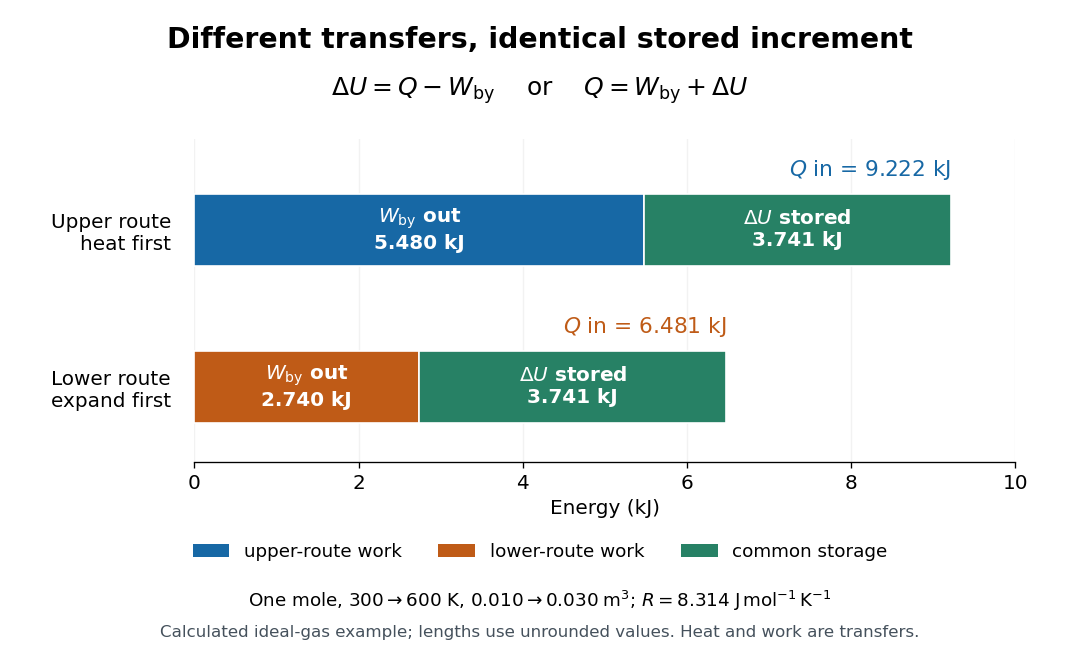

Python code for this plot:
"""Original calculated transfer ledger; Python 3.14, matplotlib 3.10.7.

Run from _media; emits the matching opaque PNG into the current directory.
"""
from pathlib import Path
import math
import matplotlib.pyplot as plt
from matplotlib.patches import Patch


def main():
    plt.rcParams.update({"font.size": 12, "font.family": "DejaVu Sans"})
    e0 = 8.314 * 300 / 1000  # kJ for the stipulated one-mole model
    du = 1.5 * e0
    work = [2 * e0 * math.log(3), e0 * math.log(3)]
    heat = [w + du for w in work]
    blue, orange, green = "#1768a5", "#bf5b17", "#278165"
    fig = plt.figure(figsize=(9, 5.5), dpi=120, facecolor="white")
    ax = fig.add_axes((0.18, 0.30, 0.76, 0.49), facecolor="white")
    for y, w, q, color in zip([1, 0], work, heat, [blue, orange]):
        ax.barh(y, w, height=0.46, color=color, edgecolor="white")
        ax.barh(y, du, left=w, height=0.46, color=green, edgecolor="white")
        ax.text(w / 2, y, rf"$W_{{\rm by}}$ out\n{w:.3f} kJ".replace("\\n", "\n"), ha="center", va="center", color="white", fontsize=12, fontweight="bold")
        ax.text(w + du / 2, y, rf"$\Delta U$ stored\n{du:.3f} kJ".replace("\\n", "\n"), ha="center", va="center", color="white", fontsize=12, fontweight="bold")
        ax.text(q, y + 0.34, rf"$Q$ in = {q:.3f} kJ", ha="right", fontsize=13, color=color)
    ax.set(xlim=(0, 10), ylim=(-0.48, 1.58), xlabel="Energy (kJ)")
    ax.set_yticks([1, 0], ["Upper route\nheat first", "Lower route\nexpand first"])
    ax.set_xticks(range(0, 11, 2))
    ax.spines[["top", "right", "left"]].set_visible(False)
    ax.tick_params(axis="y", length=0, pad=14)
    ax.grid(axis="x", alpha=0.16)
    ax.set_axisbelow(True)
    fig.suptitle("Different transfers, identical stored increment", y=0.96, fontsize=17, fontweight="bold")
    fig.text(0.5, 0.855, r"$\Delta U=Q-W_{\rm by}$    or    $Q=W_{\rm by}+\Delta U$", ha="center", fontsize=15)
    fig.legend(handles=[Patch(facecolor=blue, label="upper-route work"), Patch(facecolor=orange, label="lower-route work"), Patch(facecolor=green, label="common storage")], loc="lower center", bbox_to_anchor=(0.5, 0.125), ncol=3, frameon=False, fontsize=11)
    fig.text(0.5, 0.080, r"One mole, $300\to600$ K, $0.010\to0.030\;\mathrm{m^3}$; $R=8.314\;\mathrm{J\,mol^{-1}\,K^{-1}}$", ha="center", fontsize=11)
    fig.text(0.5, 0.035, "Calculated ideal-gas example; lengths use unrounded values. Heat and work are transfers.", ha="center", fontsize=10, color="#45515c")
    fig.savefig(Path.cwd() / (Path(__file__).stem + ".png"), dpi=120, facecolor="white", transparent=False)
    plt.close(fig)


if __name__ == "__main__":
    main()
